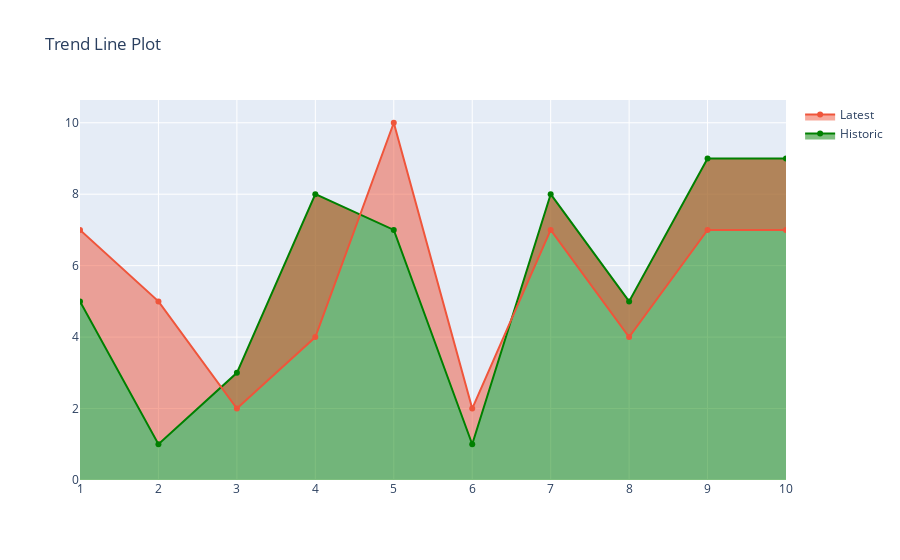

Write notebook code for a chart like this one.
### Markdown cell above
### Filled Area Plots
Ref: https://plotly.com/python/filled-area-plots/

### Code cell
import plotly.graph_objects as go
import random

title = 'Trend Line Plot'
n = 10
x = list(range(1,n+1))


fig = go.Figure()
fig.add_trace(go.Scatter(x=x, y=[random.randint(1, 10) for i in range(n)], fill='tozeroy', name="Historic",marker=dict(color="green"))) # fill down to xaxis
fig.add_trace(go.Scatter(x=x, y=[random.randint(1, 10) for i in range(n)], fill='tonexty', name="Latest")) # fill to trace0 y
fig.update_layout(title=title)
fig.show()

### Figure 1 — Plotly figure (JSON) as saved in the notebook; plotly's stock layout.template omitted (floating-point values rounded to 4 significant figures)
{"data": [{"fill": "tozeroy", "marker": {"color": "green"}, "name": "Historic", "type": "scatter", "x": [1, 2, 3, 4, 5, 6, 7, 8, 9, 10], "y": [5, 1, 3, 8, 7, 1, 8, 5, 9, 9]}, {"fill": "tonexty", "name": "Latest", "type": "scatter", "x": [1, 2, 3, 4, 5, 6, 7, 8, 9, 10], "y": [7, 5, 2, 4, 10, 2, 7, 4, 7, 7]}], "layout": {"title": {"text": "Trend Line Plot"}}}
